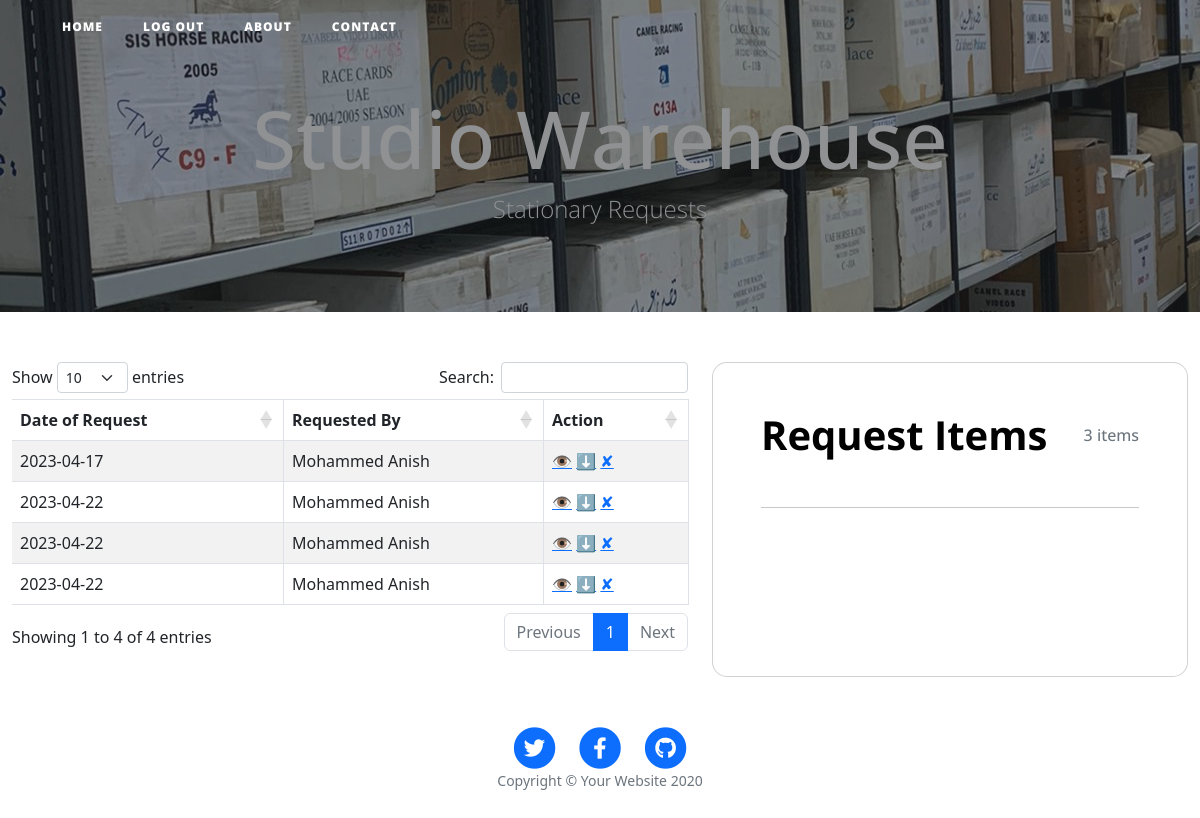
Page /view_requests (signed in) on the committed database.
### main.py (models this page shows)
class Request(db.Model):
    __tablename__ = "requests"
    id = db.Column(db.Integer, primary_key=True)
    req_date = db.Column(db.String(250), nullable=False)
    request_user_id = db.Column(db.Integer, db.ForeignKey('users.id'))
    requested_by = relationship("User", back_populates="user_requests")
    request_items = relationship("RequestItem", back_populates="parent_request")

class User(UserMixin, db.Model):
    __tablename__ = "users"
    id = db.Column(db.Integer, primary_key=True)
    email = db.Column(db.String(100), unique=True)
    password = db.Column(db.String(100))
    name = db.Column(db.String(100))
    user_requests = relationship("Request", back_populates="requested_by")

### main.py (the view)
@app.route('/view_requests', methods=["GET", "POST"])
def get_all_requests():
    all_requests = Request.query.all()
    return render_template("view_requests_popup.html", form=all_requests, current_user=current_user)

### main.py (called while the page is built)
@login_manager.user_loader
def load_user(user_id):
    return User.query.get(int(user_id))

### templates/view_requests_popup.html (shortened to what this page needs)
{% include "header.html" %}
{% from "bootstrap/pagination.html" import render_pagination %}
<header class="masthead" style="background-image: url('static/img/header-bkg.jpeg')">
    <div class="overlay"></div>
    <div class="container">
        <div class="row">
            <div class="col-lg-8 col-md-10 mx-auto">
                <div class="site-heading">
                    <h1>Studio Warehouse</h1>
                    <span class="subheading">Stationary Requests</span>
                </div>
            </div>
        </div>
    </div>
</header>
<section>
    <div class="container-fluid">
        <div class="row">
            <div class="col-lg-7">
                <table class="table table-striped table-bordered" id="sortTableView">
                    <thead>
                    <tr>
                        <th>Date of Request</th>
                        <th>Requested By</th>
                        <th>Action</th>
                    </tr>
                    </thead>
                    <tbody>
                    {% for requests in form %}
                    <tr>
                        <td class="col-name">{{ requests.req_date }}</td>
                        <td>{{ requests.requested_by.name }}</td>
                        <td>
                            <a href="#" class="data-link" onmouseover="get_item_details({{requests.id}})" id="data-link" data-req-id="{{ requests.id }}">👁</a>
                            <a href="{{url_for('download_request',req_id=requests.id)}}">⬇️</a>
                            <a href="" onclick="return confirm('Are you sure you want to delete this item?');">✘</a>
                        </td>
                    </tr>
                    {% endfor %}
                    </tbody>
                </table>
            </div>
            <div class="col-lg-5">
                <div class="card card-registration card-registration-2" style="border-radius: 15px;">
                    <div class="card-body p-0">
                        <div class="row g-0">
                            <div class="col-lg-12" id="mmm">
                                <div class="p-5" id="header-box">
                                    <div class="d-flex justify-content-between align-items-center mb-5">
                                            <h1 class="fw-bold mb-0 text-black">Request Items</h1>
                                            <h6 class="mb-0 text-muted">3 items</h6>
                                        </div>
                                        <hr class="my-4">
                                    <div class="p-5" id="add_row">
                                    </div>
                                </div>
                            </div>
                        </div>
                    </div>
                </div>
            </div>
        </div>
    </div>
</section>
{% include "footer.html" %}

### rows in the picture
Request: req_date "2023-04-17", requested_by.name "Mohammed Anish"
Request: req_date "2023-04-22", requested_by.name "Mohammed Anish"
Request: req_date "2023-04-22", requested_by.name "Mohammed Anish"
Request: req_date "2023-04-22", requested_by.name "Mohammed Anish"
